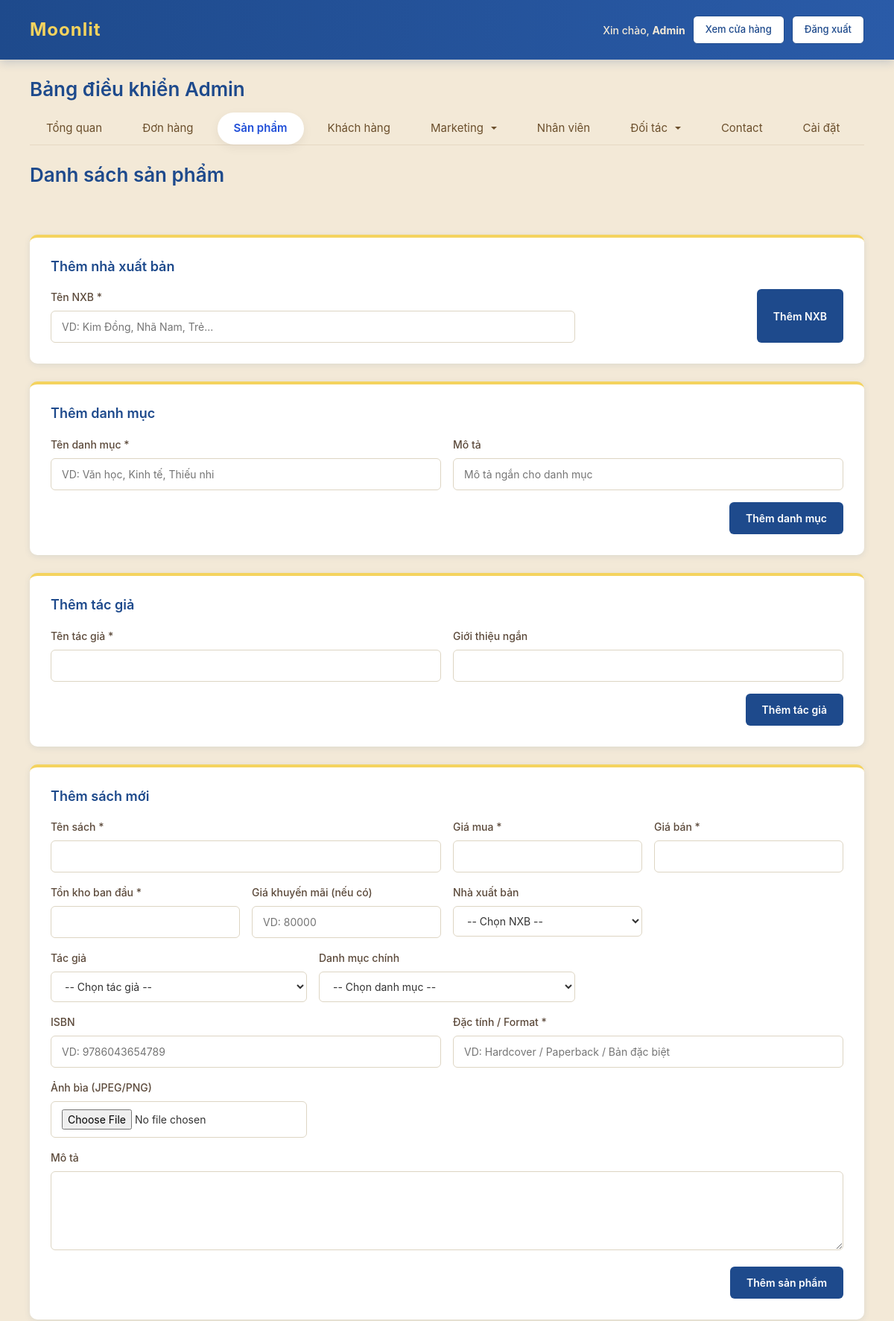
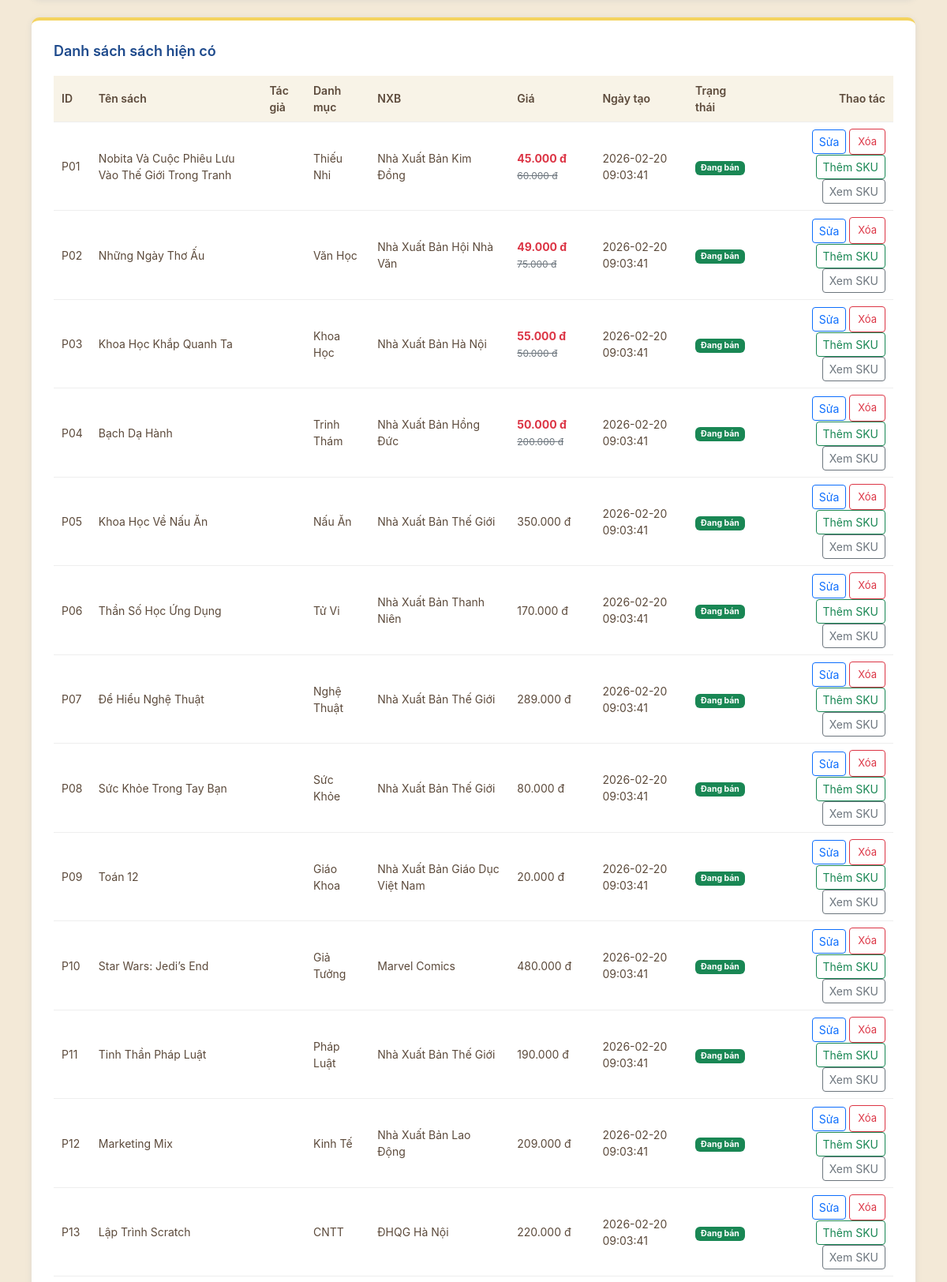
Screenshot of /admin-dashboard.php?tab=products (upper part) with the database file from the repository (2 pictures, top to bottom).
### tables this page shows
CREATE TABLE Product (
  ProductID VARCHAR(6) PRIMARY KEY,
  ProductName VARCHAR(255) NOT NULL,
  Description TEXT,
  Price DECIMAL(10,2) NOT NULL,
  Image LONGBLOB NULL,
  ImageUrl VARCHAR(1000) NULL,
  PublisherID VARCHAR(6) DEFAULT NULL,
  AuthorID VARCHAR(6) DEFAULT NULL,
  SoldQuantity INT DEFAULT 0,
  `Condition` ENUM('New','Used') DEFAULT 'New',
  CreatedDate DATETIME DEFAULT CURRENT_TIMESTAMP,
  Status BIT,
  CONSTRAINT fk_product_publisher
    FOREIGN KEY (PublisherID)
    REFERENCES Publisher(PublisherID)
    ON DELETE SET NULL
    ON UPDATE CASCADE,
  CONSTRAINT fk_product_author
    FOREIGN KEY (AuthorID)
    REFERENCES Book_Author(AuthorID)
    ON DELETE SET NULL
    ON UPDATE CASCADE
);

CREATE TABLE Publisher (
PublisherID VARCHAR(6) PRIMARY KEY,
PublisherName VARCHAR(200) NOT NULL
);

### admin-products.php (the view, shortened to what this page needs)
<?php
require_once 'db_connect.php';
$products = [];
try {
    $sql = "
SELECT
    p.ProductID,
    p.ProductName,
    p.Price,
    p.CreatedDate,
    p.Status AS ProductStatus,
    p.PublisherID,
    p.AuthorID,
    pc.CategoryID,
    pub.PublisherName,
    ba.AuthorName,
    GROUP_CONCAT(DISTINCT c.CategoryName) AS Categories,
    (
        SELECT MIN(s.SellPrice)
        FROM SKU s
        WHERE s.ProductID = p.ProductID
          AND s.Status = 1
    ) AS SellPrice,
    (
        SELECT ps.DiscountedPrice
        FROM PRODUCT_SALE ps
        JOIN SKU s2 ON ps.SKUID = s2.SKUID
        WHERE s2.ProductID = p.ProductID
          AND NOW() BETWEEN ps.StartDate AND ps.EndDate
        ORDER BY ps.DiscountedPrice ASC
        LIMIT 1
    ) AS DiscountedPrice
FROM Product p
LEFT JOIN Publisher pub ON p.PublisherID = pub.PublisherID
LEFT JOIN Book_Author ba ON p.AuthorID = ba.AuthorID
LEFT JOIN Product_Categories pc ON p.ProductID = pc.ProductID
LEFT JOIN Categories c ON pc.CategoryID = c.CategoryID
GROUP BY p.ProductID
ORDER BY p.CreatedDate DESC
";
    $stmt = $pdo->query($sql);
    $products = $stmt->fetchAll(PDO::FETCH_ASSOC);
} catch (Exception $e) {
    $error_message = 'Không thể tải danh sách sản phẩm: ' . $e->getMessage();
}
?>
<!DOCTYPE html>
<html lang="vi">
<head>
    <link href="https://cdn.jsdelivr.net/npm/bootstrap@5.3.0/dist/css/bootstrap.min.css" rel="stylesheet">
    <link rel="stylesheet" href="moonlit-style.css">
</head>
<body class="account-body admin-page">
    <h2 class="account-section-title">Danh sách sản phẩm</h2>
    <main class="account-main">
        <div class="account-card mb-4">
            <h2 class="account-card-title">Thêm nhà xuất bản</h2>
            <form id="publisherForm" class="row g-3">
                <div class="col-md-8">
                    <label class="account-label">Tên NXB *</label>
                    <input type="text" name="publisher_name" class="account-input w-100"
                        placeholder="VD: Kim Đồng, Nhã Nam, Trẻ..." required>
                </div>
                <div class="col-md-4 flex-end">
                    <button type="submit" class="account-btn-save">
                        Thêm NXB
                    </button>
                </div>
            </form>
        </div>
        <div class="account-card mb-4">
            <h2 class="account-card-title">Thêm danh mục</h2>
            <form id="categoryForm" class="row g-3">
                <div class="col-md-6">
                    <label class="account-label">Tên danh mục *</label>
                    <input type="text" name="category_name" class="account-input w-100" required
                        placeholder="VD: Văn học, Kinh tế, Thiếu nhi">
                </div>
                <div class="col-md-6">
                    <label class="account-label">Mô tả</label>
                    <input type="text" name="category_desc" class="account-input w-100"
                        placeholder="Mô tả ngắn cho danh mục">
                </div>
                <div class="col-12 flex-end">
                    <button type="submit" class="account-btn-save">
                        Thêm danh mục
                    </button>
                </div>
            </form>
        </div>
        <div class="account-card mb-4">
            <h2 class="account-card-title">Thêm tác giả</h2>
            <form id="authorForm" class="row g-3">
                <div class="col-md-6">
                    <label class="account-label">Tên tác giả *</label>
                    <input type="text" name="author_name" class="account-input w-100" required>
                </div>
                <div class="col-md-6">
                    <label class="account-label">Giới thiệu ngắn</label>
                    <input type="text" name="summary" class="account-input w-100">
                </div>
                <div class="col-12 flex-end">
                    <button class="account-btn-save">Thêm tác giả</button>
                </div>
            </form>
        </div>
        <div class="account-card mb-4">
            <h2 class="account-card-title">Thêm sách mới</h2>
            <form method="POST" enctype="multipart/form-data" class="row g-3">
                <div class="col-md-6">
                    <label class="account-label" for="name">Tên sách *</label>
                    <input type="text" class="account-input w-100" id="name" name="name" required>
                </div>
                <div class="col-md-3">
                    <label class="account-label">Giá mua *</label>
                    <input type="number" name="buy_price" class="account-input w-100" min="0" step="1000" required>
                </div>
                <div class="col-md-3">
                    <label class="account-label">Giá bán *</label>
                    <input type="number" name="sell_price" class="account-input w-100" min="0" step="1000" required>
                </div>
                <div class="col-md-3">
                    <label class="account-label">Tồn kho ban đầu *</label>
                    <input type="number" name="stock" class="account-input w-100" min="0" required>
                </div>
                <div class="col-md-3">
                    <label class="account-label" for="sale_price">Giá khuyến mãi (nếu có)</label>
                    <input type="number" id="sale_price" name="sale_price" class="account-input w-100" step="1000"
                        min="0" placeholder="VD: 80000">
                </div>
                <div class="col-md-3">
                    <label class="account-label" for="publisher_id">Nhà xuất bản</label>
                    <select id="publisher_id" name="publisher_id" class="account-input w-100">
                        <option value="">-- Chọn NXB --</option>
                    </select>
                </div>
                <div class="col-md-4">
                    <label class="account-label">Tác giả</label>
                    <select name="author_id" class="account-input w-100">
                        <option value="">-- Chọn tác giả --</option>
                    </select>
                </div>
                <div class="col-md-4">
                    <label class="account-label" for="category_id">Danh mục chính</label>
                    <select id="category_id" name="category_id" class="account-input w-100">
                        <option value="">-- Chọn danh mục --</option>
                    </select>
                </div>
                <div class="col-md-6">
                    <label class="account-label">ISBN</label>
                    <input type="text" name="isbn" class="account-input w-100" placeholder="VD: 9786043654789">
                </div>
                <div class="col-md-6">
                    <label class="account-label">Đặc tính / Format *</label>
                    <input type="text" name="sku_format" class="account-input w-100"
                        placeholder="VD: Hardcover / Paperback / Bản đặc biệt" required>
                </div>
                <div class="col-md-4">
                    <label class="account-label" for="image">Ảnh bìa (JPEG/PNG)</label>
                    <input type="file" class="account-input w-100" id="image" name="image" accept="image/*">
                </div>
                <div class="col-12">
                    <label class="account-label" for="description">Mô tả</label>
                    <textarea id="description" name="description" rows="4" class="account-input w-100"></textarea>
                </div>
                <div class="col-12 flex-end">
                    <button type="submit" class="account-btn-save" value="add">
                        Thêm sản phẩm
                    </button>
                </div>
            </form>
        </div>
        <div class="account-card">
            <h2 class="account-card-title">Danh sách sách hiện có</h2>
            <?php if (empty($products)): ?>
                <div class="account-empty-state">
                    <p class="account-empty-text">
                        Chưa có sản phẩm nào. Thêm sách mới ở form phía trên nha!
                    </p>
                </div>
            <?php else: ?>
                <div class="table-responsive">
                    <table class="admin-table">
                        <thead>
                            <tr>
                                <th>ID</th>
                                <th>Tên sách</th>
                                <th>Tác giả</th>
                                <th>Danh mục</th>
                                <th>NXB</th>
                                <th>Giá</th>
                                <th>Ngày tạo</th>
                                <th>Trạng thái</th>
                                <th class="text-end">Thao tác</th>
                            </tr>
                        </thead>
                        <tbody>
                            <?php foreach ($products as $p): ?>
                                <tr>
                                    <td><?php echo htmlspecialchars($p['ProductID']); ?></td>
                                    <td><?php echo htmlspecialchars($p['ProductName']); ?></td>
                                    <td><?= htmlspecialchars($p['AuthorName'] ?? '') ?></td>
                                    <td><?php echo htmlspecialchars($p['Categories'] ?? ''); ?></td>
                                    <td><?php echo htmlspecialchars($p['PublisherName'] ?? ''); ?></td>
                                    <td>
                                        <?php if (!empty($p['DiscountedPrice'])): ?>
                                            <span class="cart-price-current">
                                                <?php echo number_format($p['DiscountedPrice'], 0, ',', '.'); ?> đ
                                            </span>
                                            <span class="cart-price-old">
                                                <?php echo number_format($p['Price'], 0, ',', '.'); ?> đ
                                            </span>
                                        <?php else: ?>
                                            <?php echo number_format($p['Price'], 0, ',', '.'); ?> đ
                                        <?php endif; ?>
                                    </td>
                                    <td><?php echo htmlspecialchars($p['CreatedDate']); ?></td>
                                    <td>
                                        <?php if ($p['ProductStatus'] == 1): ?>
                                            <span class="badge bg-success">Đang bán</span>
                                        <?php else: ?>
                                            <span class="badge bg-secondary">Ngừng bán</span>
                                        <?php endif; ?>
                                    </td>
                                    <td class="text-end">
                                        <form method="POST" class="d-inline">
                                            <button type="button" class="btn btn-sm btn-outline-primary" data-bs-toggle="modal"
                                                data-bs-target="#editProductModal"
                                                data-product='<?= json_encode($p, JSON_HEX_APOS) ?>'>
                                                Sửa
                                            </button>
                                            <button type="submit" class="btn btn-sm btn-outline-danger admin-btn-small"
                                                onclick="return confirm('Xóa sản phẩm này?');">
                                                Xóa
                                            </button>
                                            <button type="button" class="btn btn-sm btn-outline-success" data-bs-toggle="modal"
                                                data-bs-target="#skuModal" data-product="<?= $p['ProductID'] ?>">
                                                Thêm SKU
                                            </button>
                                            <button type="button" class="btn btn-sm btn-outline-secondary"
                                                data-bs-toggle="modal" data-bs-target="#skuListModal"
                                                data-product="<?= $p['ProductID'] ?>">
                                                Xem SKU
                                            </button>
                                        </form>
                                    </td>
                                </tr>
                            <?php endforeach; ?>
                        </tbody>
                    </table>
                </div>
            <?php endif; ?>
        </div>
    </main>
</body>
</html>

### rows the page displays
product: ProductID "P01", ProductName "Nobita Và Cuộc Phiêu Lưu Vào Thế Giới Trong Tranh", Categories "Thiếu Nhi", PublisherID.PublisherName "Nhà Xuất Bản Kim Đồng", DiscountedPrice "45.000", Price "60.000", CreatedDate "2026-02-20 09:03:41", Status "Đang bán"
product: ProductID "P02", ProductName "Những Ngày Thơ Ấu", Categories "Văn Học", PublisherID.PublisherName "Nhà Xuất Bản Hội Nhà Văn", DiscountedPrice "49.000", Price "75.000", CreatedDate "2026-02-20 09:03:41", Status "Đang bán"
product: ProductID "P03", ProductName "Khoa Học Khắp Quanh Ta", Categories "Khoa Học", PublisherID.PublisherName "Nhà Xuất Bản Hà Nội", DiscountedPrice "55.000", Price "50.000", CreatedDate "2026-02-20 09:03:41", Status "Đang bán"
product: ProductID "P04", ProductName "Bạch Dạ Hành", Categories "Trinh Thám", PublisherID.PublisherName "Nhà Xuất Bản Hồng Đức", DiscountedPrice "50.000", Price "200.000", CreatedDate "2026-02-20 09:03:41", Status "Đang bán"
product: ProductID "P05", ProductName "Khoa Học Về Nấu Ăn", Categories "Nấu Ăn", PublisherID.PublisherName "Nhà Xuất Bản Thế Giới", Price "350.000", CreatedDate "2026-02-20 09:03:41", Status "Đang bán"
product: ProductID "P06", ProductName "Thần Số Học Ứng Dụng", Categories "Tử Vi", PublisherID.PublisherName "Nhà Xuất Bản Thanh Niên", Price "170.000", CreatedDate "2026-02-20 09:03:41", Status "Đang bán"
product: ProductID "P07", ProductName "Để Hiểu Nghệ Thuật", Categories "Nghệ Thuật", PublisherID.PublisherName "Nhà Xuất Bản Thế Giới", Price "289.000", CreatedDate "2026-02-20 09:03:41", Status "Đang bán"
product: ProductID "P08", ProductName "Sức Khỏe Trong Tay Bạn", Categories "Sức Khỏe", PublisherID.PublisherName "Nhà Xuất Bản Thế Giới", Price "80.000", CreatedDate "2026-02-20 09:03:41", Status "Đang bán"
product: ProductID "P09", ProductName "Toán 12", Categories "Giáo Khoa", PublisherID.PublisherName "Nhà Xuất Bản Giáo Dục Việt Nam", Price "20.000", CreatedDate "2026-02-20 09:03:41", Status "Đang bán"
product: ProductID "P10", ProductName "Star Wars: Jedi’s End", Categories "Giả Tưởng", PublisherID.PublisherName "Marvel Comics", Price "480.000", CreatedDate "2026-02-20 09:03:41", Status "Đang bán"
product: ProductID "P11", ProductName "Tinh Thần Pháp Luật", Categories "Pháp Luật", PublisherID.PublisherName "Nhà Xuất Bản Thế Giới", Price "190.000", CreatedDate "2026-02-20 09:03:41", Status "Đang bán"
product: ProductID "P12", ProductName "Marketing Mix", Categories "Kinh Tế", PublisherID.PublisherName "Nhà Xuất Bản Lao Động", Price "209.000", CreatedDate "2026-02-20 09:03:41", Status "Đang bán"
product: ProductID "P13", ProductName "Lập Trình Scratch", Categories "CNTT", PublisherID.PublisherName "ĐHQG Hà Nội", Price "220.000", CreatedDate "2026-02-20 09:03:41", Status "Đang bán"

### other values shown
$currentUsername "Admin"
